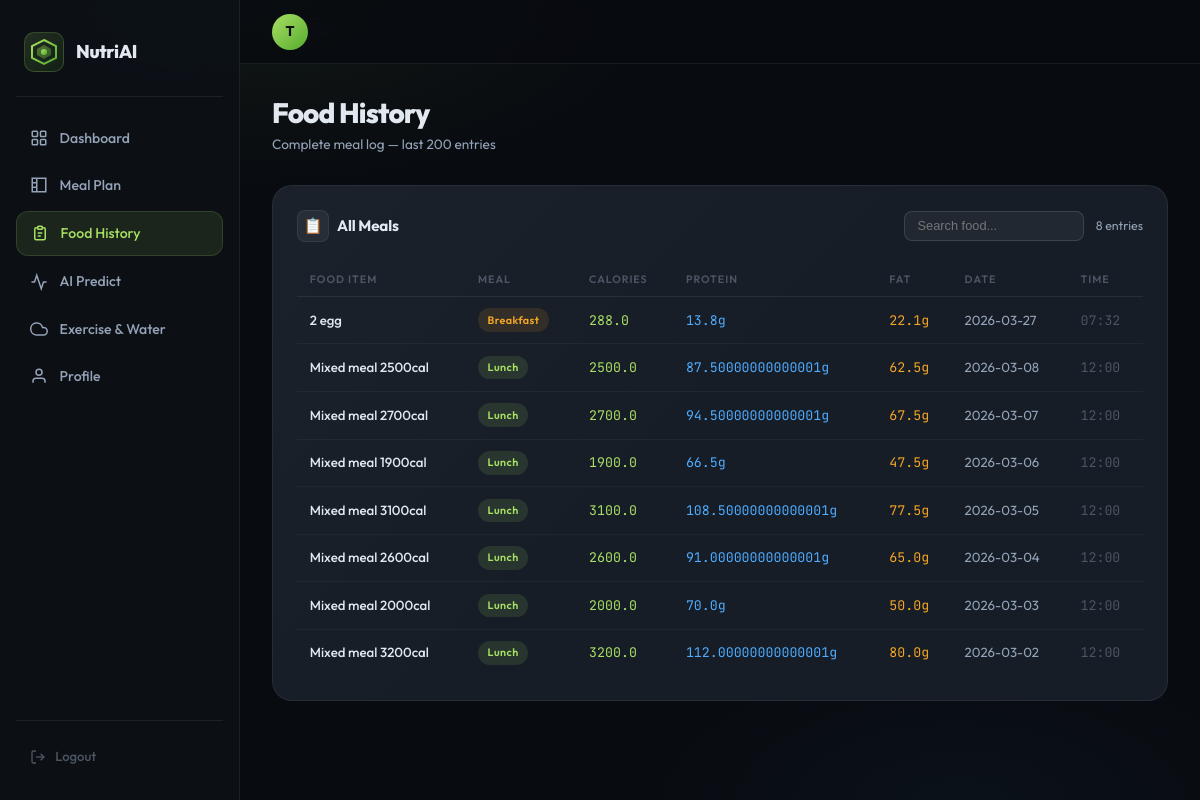
Screenshot of /history (signed in) with the database file from the repository.
### tables this page shows
CREATE TABLE food_logs (
        id INTEGER PRIMARY KEY AUTOINCREMENT, user_id INTEGER,
        food_name TEXT, meal_type TEXT, calories REAL, protein REAL,
        fat REAL, carbs REAL DEFAULT 0, log_date DATE, log_time TIME,
        FOREIGN KEY(user_id) REFERENCES users(id));

### app.py (the view)
@app.route('/history')
def history():
    if 'user_id' not in session: return redirect(url_for('login'))
    conn=get_db()
    logs=conn.execute('SELECT * FROM food_logs WHERE user_id=? ORDER BY log_date DESC,log_time DESC LIMIT 200',(session['user_id'],)).fetchall()
    conn.close()
    return render_template('history.html',logs=logs)

### app.py (called while the page is built)
def get_db():
    return DBConnectionWrapper()

    def execute(self, query, params=()):
        if self.is_postgres:
            pg_query = query.replace('?', '%s')
            cursor = self.conn.cursor()
            try:
                cursor.execute(pg_query, params)
            except Exception as e:
                self.conn.rollback()
                raise e
            return cursor
        else:
            return self.conn.execute(query, params)

    def close(self):
        self.conn.close()

### templates/history.html (shortened to what this page needs)
{% extends 'base.html' %}
{% block content %}
<div class="ph">
  <div class="ph-title">Food History</div>
  <div class="ph-sub">Complete meal log — last 200 entries</div>
</div>
<div class="card">
  <div class="card-header">
    <div class="card-title"><div class="card-icon">📋</div> All Meals</div>
    <div style="display:flex;gap:12px;align-items:center;">
      <input type="text" id="history-search" placeholder="Search food..."
        style="padding:.4rem .8rem;border-radius:8px;border:1px solid var(--border2);background:rgba(255,255,255,.05);color:var(--text);font-size:.8rem;outline:none;width:180px;">
      <span class="text-muted" style="font-size:.78rem">{{ logs|length }} entries</span>
    </div>
  </div>
  {% if logs %}
  <div class="tbl-wrap">
  <table class="htable" id="history-table">
    <thead>
      <tr>
        <th>Food Item</th><th>Meal</th><th>Calories</th>
        <th>Protein</th><th>Fat</th><th>Date</th><th>Time</th>
      </tr>
    </thead>
    <tbody>
    {% for log in logs %}
      <tr>
        <td style="color:var(--text);font-weight:500;max-width:200px">{{ log['food_name'] }}</td>
        <td><span class="meal-pill {{ log['meal_type'] }}">{{ log['meal_type'] }}</span></td>
        <td class="mono" style="color:var(--green)">{{ log['calories'] }}</td>
        <td class="mono" style="color:var(--blue)">{{ log['protein'] }}g</td>
        <td class="mono" style="color:var(--orange)">{{ log['fat'] }}g</td>
        <td>{{ log['log_date'] }}</td>
        <td class="mono" style="color:var(--text3)">{{ log['log_time'][:5] }}</td>
      </tr>
    {% endfor %}
    </tbody>
  </table>
  </div>
  {% else %}
  <div class="log-empty">
    <div style="font-size:2rem;margin-bottom:.75rem">📋</div>
    No food logs yet. Start logging from the dashboard!
  </div>
  {% endif %}
</div>
{% endblock %}

### static/css/style.css (style rules this page uses)
*,*::before,*::after { box-sizing:border-box;margin:0;padding:0 }
:root { --bg: #080b10; --bg2: #0d1117; --bg3: #131920; --surface: #161d27; --surface2: #1c2534; --border: rgba(255,255,255,.07); --border2: rgba(255,255,255,.12); --green: #a8e063; --green2: #56ab2f; --green-glow:rgba(168,224,99,.15); --orange: #f5a623; --red: #ff5f57; --blue: #4facfe; --purple: #a78bfa; --text: #e2e8f0; --text2: #94a3b8; --text3: #4b5563; --font: 'Outfit',sans-serif; --mono: 'JetBrains Mono',monospace; --r: 12px; --r2: 20px; --sidebar-w: 240px; --topbar-h: 64px; }
html { font-size:16px;scroll-behavior:smooth }
body { background:var(--bg);color:var(--text);font-family:var(--font); font-weight:400;min-height:100vh;line-height:1.6; background-image: radial-gradient(ellipse 60% 40% at 20% 0%,rgba(168,224,99,.06) 0%,transparent 60%), radial-gradient(ellipse 50% 35% at 80% 100%,rgba(79,172,254,.04) 0%,transparent 60%); }
.ph { margin-bottom:1.8rem;animation:slideUp .35s ease }
.ph-title { font-size:1.75rem;font-weight:800;color:var(--text); letter-spacing:-.03em;line-height:1.2; }
.ph-sub { color:var(--text2);font-size:.85rem;margin-top:.3rem; display:flex;align-items:center;gap:.5rem;flex-wrap:wrap; }
.card { background:var(--surface);border:1px solid var(--border); border-radius:var(--r2);padding:1.5rem; position:relative;overflow:hidden; }
.card::after { content:'';position:absolute;inset:0; background:linear-gradient(135deg,rgba(255,255,255,.02) 0%,transparent 50%); pointer-events:none; }
.card-header { display:flex;align-items:center;justify-content:space-between; margin-bottom:1.3rem; }
.card-title { font-size:.95rem;font-weight:700;color:var(--text); display:flex;align-items:center;gap:.5rem;letter-spacing:-.01em; }
.card-icon { width:32px;height:32px;border-radius:8px; display:flex;align-items:center;justify-content:center; font-size:.95rem;background:rgba(255,255,255,.06);border:1px solid var(--border); flex-shrink:0; }
.tbl-wrap { overflow-x:auto }
.htable { width:100%;border-collapse:collapse;font-size:.83rem }
.htable th { text-align:left;font-size:.67rem;font-weight:600;text-transform:uppercase; letter-spacing:.09em;color:var(--text3);padding:.5rem .8rem; border-bottom:1px solid var(--border);white-space:nowrap; }
.htable td { padding:.72rem .8rem;border-bottom:1px solid rgba(255,255,255,.04); color:var(--text2);vertical-align:middle; }
.htable tr:last-child td { border-bottom:none }
.meal-pill { display:inline-flex;align-items:center; font-size:.67rem;font-weight:600;padding:.2rem .6rem; border-radius:20px;text-transform:capitalize;letter-spacing:.04em; }
.meal-pill.breakfast { background:rgba(245,166,35,.12);color:var(--orange) }
.meal-pill.lunch { background:rgba(168,224,99,.12);color:var(--green) }
.text-muted { color:var(--text2) }
.mono { font-family:var(--mono) }

### rows the page displays
food_logs: food_name "2 egg", meal_type "Breakfast", calories "288.0", protein "13.8", fat "22.1", log_date "2026-03-27", log_time "07:32"
food_logs: food_name "Mixed meal 2500cal", meal_type "Lunch", calories "2500.0", protein "87.50000000000001", fat "62.5", log_date "2026-03-08", log_time "12:00"
food_logs: food_name "Mixed meal 2700cal", meal_type "Lunch", calories "2700.0", protein "94.50000000000001", fat "67.5", log_date "2026-03-07", log_time "12:00"
food_logs: food_name "Mixed meal 1900cal", meal_type "Lunch", calories "1900.0", protein "66.5", fat "47.5", log_date "2026-03-06", log_time "12:00"
food_logs: food_name "Mixed meal 3100cal", meal_type "Lunch", calories "3100.0", protein "108.50000000000001", fat "77.5", log_date "2026-03-05", log_time "12:00"
food_logs: food_name "Mixed meal 2600cal", meal_type "Lunch", calories "2600.0", protein "91.00000000000001", fat "65.0", log_date "2026-03-04", log_time "12:00"
food_logs: food_name "Mixed meal 2000cal", meal_type "Lunch", calories "2000.0", protein "70.0", fat "50.0", log_date "2026-03-03", log_time "12:00"
food_logs: food_name "Mixed meal 3200cal", meal_type "Lunch", calories "3200.0", protein "112.00000000000001", fat "80.0", log_date "2026-03-02", log_time "12:00"

### other values shown
{{ logs|length }} "8"
